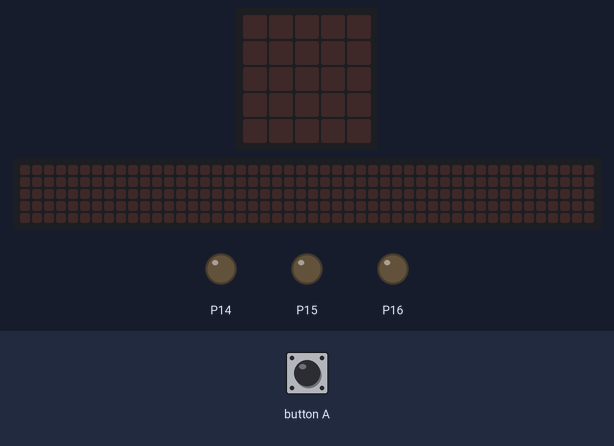
This program was run on a simulated BBC micro:bit (MakeCode). On the bench: the board's 5×5 LED display, a strip that is not on the board, showing the scrolling text unrolled, output pins drawn as LEDs (lit = HIGH). The test bench sets the inputs (shaded band). The 48×5 strip is a reading aid, not a part: it shows the text the display is scrolling, unrolled, one strip-width of it at a time.

Above: at 1.2 s.
1.3 s: button A pressed for 0.15 s
At 4.82 s:
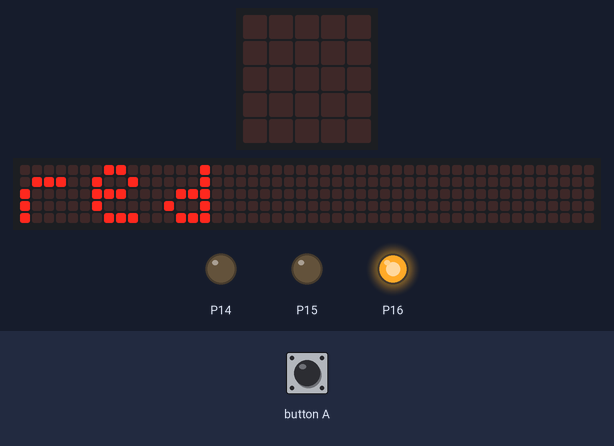
At 12.2 s:
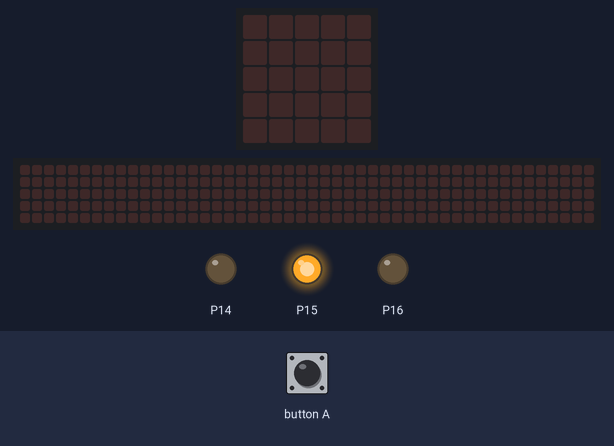
Timing chart, 0 to 20.5 s (numbered marks = the images above; inputs shaded):
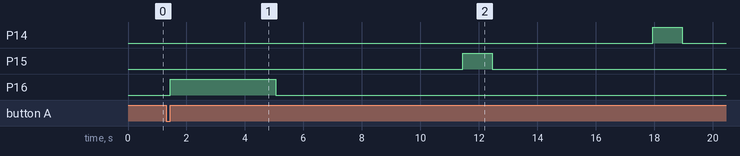

The program:

main.ts
```typescript
// (licence header left out)
// setup
pins.digitalWritePin(DigitalPin.P16, 0)
pins.digitalWritePin(DigitalPin.P15, 0)
pins.digitalWritePin(DigitalPin.P14, 0)

// turn on LED
input.onButtonPressed(Button.A, function () {
  pins.digitalWritePin(DigitalPin.P16, 1)
  basic.showString('red')

  // turn off LED
  pins.digitalWritePin(DigitalPin.P16, 0)
  basic.pause(1000)

  basic.showString('Green')
  // turn on LED
  pins.digitalWritePin(DigitalPin.P15, 1)
  basic.pause(1000)

  // turn off LED
  pins.digitalWritePin(DigitalPin.P15, 0)
  basic.pause(1000)

  basic.showString('Blue')
  // turn on LED
  pins.digitalWritePin(DigitalPin.P14, 1)
  basic.pause(1000)

  // turn off LED
  pins.digitalWritePin(DigitalPin.P14, 0)
  basic.pause(1000)

  basic.showString('Magenta')
  // turn on LED
  pins.digitalWritePin(DigitalPin.P14, 1)
  pins.digitalWritePin(DigitalPin.P16, 1)
  basic.pause(1000)

  // turn off LED
  pins.digitalWritePin(DigitalPin.P14, 0)
  pins.digitalWritePin(DigitalPin.P16, 0)
  basic.pause(1000)

  basic.showString('Yellow')
  // turn on LED
  pins.digitalWritePin(DigitalPin.P15, 1)
  pins.digitalWritePin(DigitalPin.P16, 1)
  basic.pause(1000)

  // turn off LED
  pins.digitalWritePin(DigitalPin.P15, 0)
  pins.digitalWritePin(DigitalPin.P16, 0)
  basic.pause(1000)

  basic.showString('Cyan')
// turn on LED
  pins.digitalWritePin(DigitalPin.P15, 1)
  pins.digitalWritePin(DigitalPin.P14, 1)
  basic.pause(1000)

// turn off LED
  pins.digitalWritePin(DigitalPin.P15, 0)
  pins.digitalWritePin(DigitalPin.P14, 0)
  basic.pause(1000)

  //
  basic.showString('white')
  // turn on LED
  pins.digitalWritePin(DigitalPin.P15, 1)
  pins.digitalWritePin(DigitalPin.P14, 1)
  pins.digitalWritePin(DigitalPin.P16, 1)
  basic.pause(1000)

  // turn off LED
  pins.digitalWritePin(DigitalPin.P15, 0)
  pins.digitalWritePin(DigitalPin.P14, 0)
  pins.digitalWritePin(DigitalPin.P16, 1)
  basic.pause(1000)
})
```

Measured:
- after the input at 1.3 s, P14: LOW → HIGH after 16.7 s, → LOW 1.0 s later; P15: LOW → HIGH after 10.2 s, → LOW 1.0 s later; P16: LOW → HIGH after 0.15 s, → LOW 3.6 s later; the display: changes after 0.15 s (image 1)
- what the display in image 1 shows lasts 0.5 s, from 4.6 s to 5.1 s
